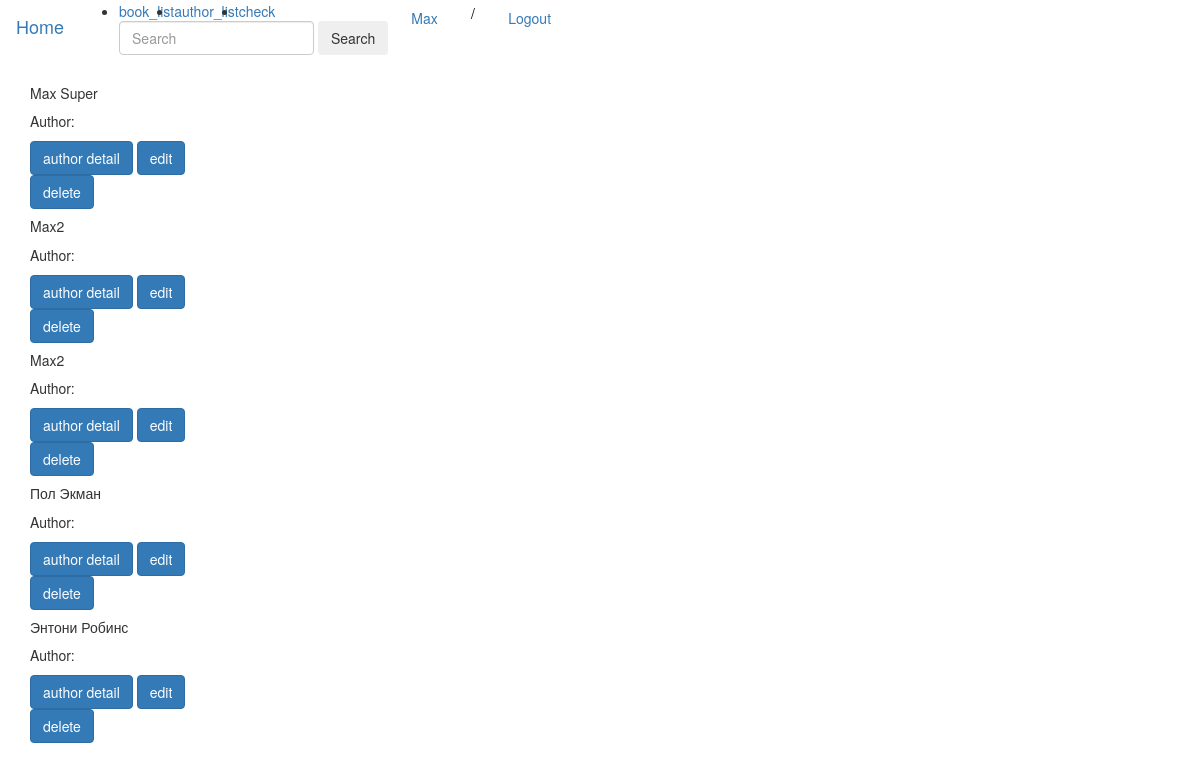
Page /author (signed in) on the earlier database version.
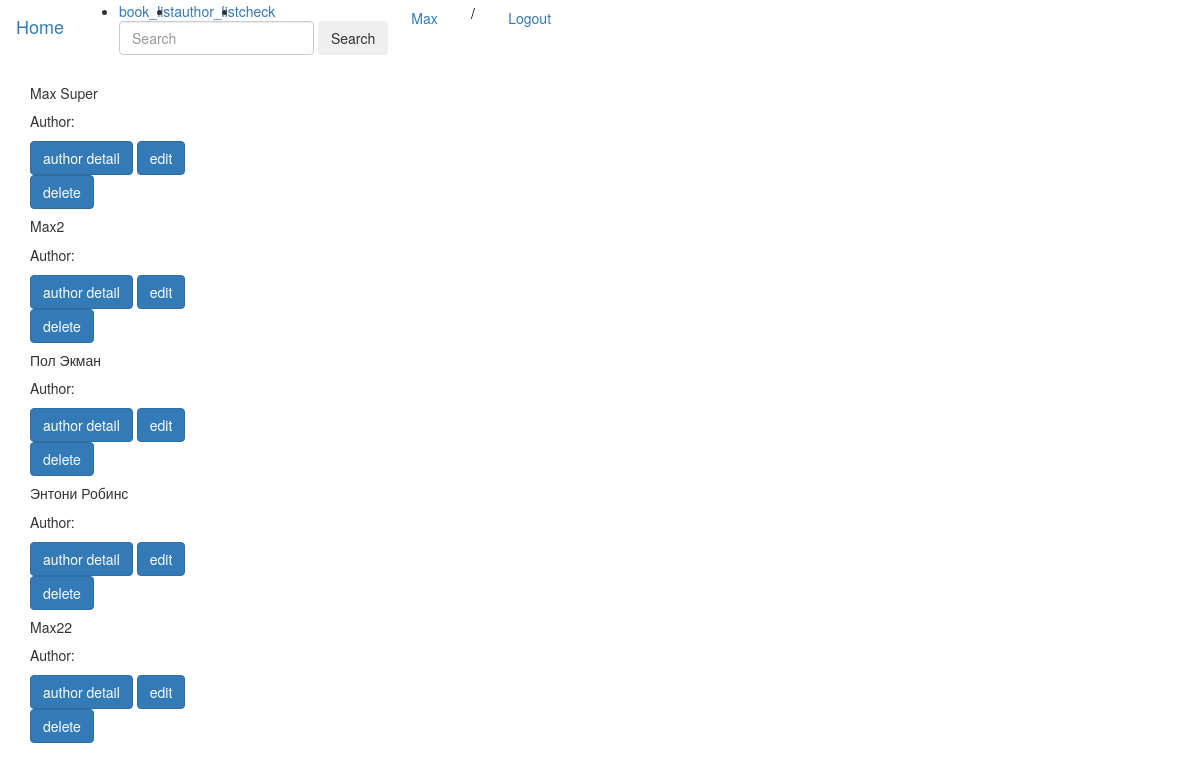
Same page on the later database version.
### app/models.py (models this page shows, shortened)
class User(UserMixin, db.Model):
    user_id = db.Column(db.Integer, primary_key=True)
    username = db.Column(db.String(64), index=True, unique=True)
    first_name = db.Column(db.String(128), index=True)
    last_name = db.Column(db.String(128), index=True)
    password_hash = db.Column(db.String(128))
    def __repr__(self):
        return '{}'.format(self.user_id)

class Author(db.Model):
    __tablename__ = 'author'
    author_id = db.Column(db.Integer, primary_key=True)
    author_fistName = db.Column(db.String(64))

### app/routes.py (the view)
@app.route('/author')
def author_list():
    if current_user.is_anonymous:
        return redirect(url_for('index'))
    author = Author.query.all()
    return render_template('author_list.html', title='Author list page', author_list=author)

### app/models.py (called while the page is built)
@login.user_loader
def load_user(user_id):
    return User.query.get(int(user_id))

### app/templates/author_list.html
{% extends "base.html" %}
{% block content %}
{% include 'includes/_author_list.html' %}
{% endblock %}

### app/templates/base.html (shortened to what this page needs)
{% extends 'bootstrap/base.html' %}
{% block navbar %}
<nav class="navbar navbar-expand-lg navbar-light bg-light">
  <a class="navbar-brand" href="{{ url_for('index') }}">Home</a>
  <div class="collapse navbar-collapse" id="navbarSupportedContent">
    <ul class="navbar-nav mr-auto">
        <li class="nav-item active">
        <a class="nav-link" href="{{ url_for('book_list') }}">book_list</a>
      </li>
        <li class="nav-item active">
        <a class="nav-link" href="{{ url_for('author_list') }}">author_list</a>
      </li>
        <li class="nav-item active">
            {% if current_user.is_authenticated %}
        <a class="nav-link" href="{{ url_for('check') }}">check</a>
            {% endif %}
      </li>
    <form class="form-inline my-2 my-lg-0">
      <input class="form-control mr-sm-2" type="search" placeholder="Search" aria-label="Search">
      <button class="btn btn-outline-success my-2 my-sm-0" type="submit">Search</button>
    </form>
    </ul>
      <div style=" display: flex; justify-content: space-around; align-items: center; width: 186px; ">
            {% if current_user.is_anonymous %}
            <a class="btn btn-dark"  href="{{ url_for('signup_user') }}">signup </a>
             <p style="color: #000;" >/</p>
            <a class="btn btn-dark"  href="{{ url_for('login') }}">Login</a>
            {% else %}
            <a  class="btn btn-dark" href="{{ url_for('user_detail', user=current_user) }}">{{ current_user.username }}</a>
            <p style="color: #000;" >/</p>
            <a class="btn btn-dark"  href="{{ url_for('logout') }}">Logout</a>
            {% endif %}
          </div>
  </div>
</nav>
{% endblock %}
{% block styles %}
{{super()}}
{% endblock %}

### app/templates/includes/_author_list.html
<div class="container">
    <div class="card-group">
        {% for authors in author_list %}
        <div class="col-4">
<div class="hover card mb-2 mt-2 border-dark" style="width: 18rem;">
  <div class="card-body">
    <h5 class="card-title">{{ authors.author_fistName }}</h5>
       <p class="card-text">Author: {% for books in authors.books %} {{ books.book_name }}, {% endfor %}</p>
    <a href="{{ url_for('author_detail', authorid=authors.author_id) }}" class="btn btn-primary">author detail</a>
            {% if current_user.is_authenticated %}
      <a href="{{ url_for('edit_author', authorid=authors.author_id) }}" class="btn btn-primary">edit</a>
      <a href="{{ url_for('author_delete', authorid=authors.author_id) }}" class="btn btn-primary">delete</a>
      {% endif %}
  </div>
</div>
    </div>
{% endfor %}
</div>
</div>

Differences in the rows shown:
removed Author: author_fistName "Max2"
added Author: author_fistName "Max22"
